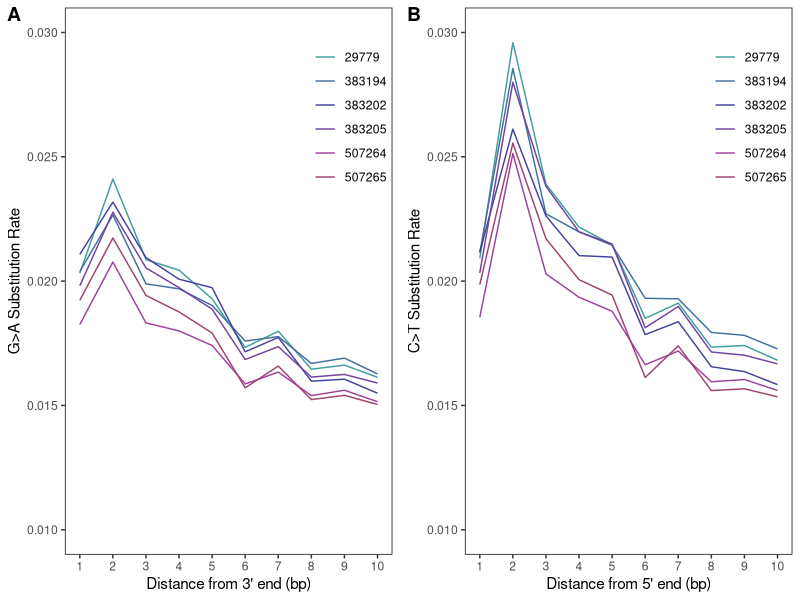

This chart was generated by the following R code:
## ---- chunk 1
knitr::opts_chunk$set(echo = TRUE)
library(ggplot2)
library(tidyverse)
library(dplyr)
library(reshape2)
library(ggpubr)

setwd("/Users/annamariacalderon//Desktop/KROH/data/dna_damage/")
five_prime <- read.table("5p_results.txt", header = TRUE)
three_prime <- read.table("3p_results.txt", header = TRUE)
## ---- chunk 2
#Fix Column Names
colnames(five_prime) <- c("TAG","SAMPLE","A>C", 
                          "A>G","A>T","C>A","C>G",
                          "C>T","G>A","G>C","G>T",
                          "T>A","T>C","T>G")
colnames(three_prime) <- c("TAG","SAMPLE","A>C", 
                          "A>G","A>T","C>A","C>G",
                          "C>T","G>A","G>C","G>T",
                          "T>A","T>C","T>G")
#Add Length Column
three_prime$LENGTH <- rep(1:10, times=6)
five_prime$LENGTH <- rep(1:10, times=6)

#Reformat to Long 
five_prime_m <- melt(five_prime, 
                  id.vars = c("TAG","SAMPLE","LENGTH"), 
                  variable.name = "DEAM", 
                  value.name = "RATE")

three_prime_m <- melt(three_prime, 
                  id.vars = c("TAG","SAMPLE","LENGTH"), 
                  variable.name = "DEAM", 
                  value.name = "RATE")

#Reformat SAMPLE column
three_prime_m$SAMPLE <- as.character(three_prime_m$SAMPLE)
five_prime_m$SAMPLE <- as.character(five_prime_m$SAMPLE)

## ---- chunk 3
#Color Leg
leg <- c("#429e9f","#42709f",
         "#43429f","#72429f",
         "#9f429e","#9f4270")

#Subset 
G_A_3p <- subset(three_prime_m, three_prime_m$DEAM=="G>A")

#plot
G_A_3p_plot <- ggplot(G_A_3p, aes(x=LENGTH, y=RATE, color=SAMPLE)) +
  geom_line() +
  scale_color_manual(values = leg) +
  scale_x_continuous(breaks = seq(1,10, by=1)) + 
   scale_y_continuous(breaks = seq(0.010,0.030, by=0.005),
                     limits = c(0.010,0.030)) +
  guides(color=guide_legend(override.aes=list(fill=NA))) +
  theme(panel.background = element_blank(),
        panel.border = element_rect(fill=NA, color="black"),
        legend.position=c(0.87,0.80),
        legend.background = element_blank(),
        legend.key = element_blank(),
        legend.title = element_blank()) +
  ylab("G>A Substitution Rate") +
  xlab("Distance from 3' end (bp)")


#Subset 
C_T_5p <- subset(five_prime_m, five_prime_m$DEAM=="C>T")

#plot
C_T_5p_plot <- ggplot(C_T_5p, aes(x=LENGTH, y=RATE, color=SAMPLE)) +
  geom_line() +
  scale_color_manual(values = leg) +
  scale_x_continuous(breaks = seq(1,10, by=1)) + 
  scale_y_continuous(breaks = seq(0.010,0.030, by=0.005),
                     limits = c(0.010,0.030)) +
  guides(color=guide_legend(override.aes=list(fill=NA))) +
  theme(panel.background = element_blank(),
        panel.border = element_rect(fill=NA, color="black"),
        legend.position=c(0.87,0.80),
        legend.background = element_blank(),
        legend.key = element_blank(),
        legend.title = element_blank()) +
  ylab("C>T Substitution Rate") +
  xlab("Distance from 5' end (bp)")
## ---- chunk 4

deam_GA_CT <- ggarrange(G_A_3p_plot,
          C_T_5p_plot,
          nrow=1,
          ncol = 2,
          widths = c(3,3),
          labels = c('A', 'B'))


ggsave(filename = "deam_GA_CT.png",
       plot = deam_GA_CT, 
       path = "/Users/annamariacalderon/Desktop/KROH/figures/",
       width = 8,
       height = 4,
       units = "in",
       dpi = 300)
